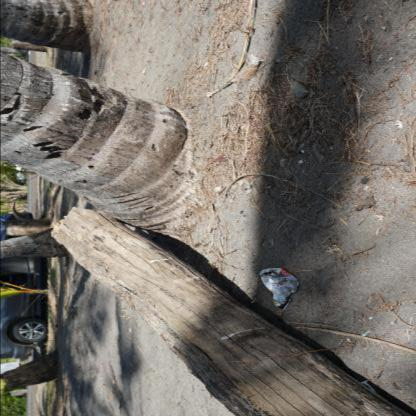
#> input picture Glava3/test/images/000004_JPG_jpg.rf.3900d00301a00b6e42fdd88edb2bdf23.jpg, 416 x 416 px; its folder holds 3 pictures in this run
$ python analyze_taco_script.py --dataset_path test/images   (Python 2 division)
#> lines starting #> are read from the running program, lines starting #| are printed output that depends on the picture
import os
import sys
import yaml
import argparse
import numpy as np
import pandas as pd
import matplotlib
matplotlib.use('Agg')
import matplotlib.pyplot as plt
import matplotlib.patches as patches
import seaborn as sns
from pathlib import Path
from PIL import Image
from collections import defaultdict, Counter

# ─── Настройки отображения ───────────────────────────────────────────────────
plt.rcParams['font.family'] = 'DejaVu Sans'
plt.rcParams['axes.unicode_minus'] = False
COLORS = plt.cm.tab20.colors
OUTPUT_DIR = Path("./output")
OUTPUT_DIR.mkdir(exist_ok=True)

# ─── Вспомогательные функции ─────────────────────────────────────────────────

def load_yaml(yaml_path):
    with open(yaml_path, 'r', encoding='utf-8') as f:
        return yaml.safe_load(f)


def find_images(folder):
    """Найти все изображения в папке."""
    exts = {'.jpg', '.jpeg', '.png', '.bmp', '.webp'}
    return sorted([p for p in Path(folder).rglob('*') if p.suffix.lower() in exts])


def find_labels(folder):
    """Найти все файлы аннотаций (.txt) в папке."""
    return sorted(Path(folder).rglob('*.txt'))


def read_label_file(label_path):
    """
    Читает YOLO-файл аннотаций.
    Формат: class_id  cx  cy  w  h
    Возвращает список (class_id, cx, cy, w, h).
    """
    annotations = []
    if not Path(label_path).exists():
        return annotations
    with open(label_path, 'r') as f:
        for line in f:
            parts = line.strip().split()
            if len(parts) == 5:
                cls = int(parts[0])
                cx, cy, bw, bh = map(float, parts[1:])
                annotations.append((cls, cx, cy, bw, bh))
    return annotations


def collect_all_annotations(dataset_path, splits=('train', 'valid', 'test')):
    """
    Собирает все аннотации по сплитам.
    Возвращает DataFrame: split, image, class_id, cx, cy, bw, bh
    """
#> called with splits = ('train', 'valid', 'test')
    records = []
    image_info = {}  # img_stem -> (split, w, h)

    for split in splits:
        img_dir  = Path(dataset_path) / split / 'images'
        lbl_dir  = Path(dataset_path) / split / 'labels'
        if not img_dir.exists():
            print(f"[WARNING] Папка не найдена: {img_dir}")
            continue

        imgs = find_images(img_dir)
        for img_path in imgs:
            stem = img_path.stem
            try:
                with Image.open(img_path) as im:
#> im is the input picture: PIL image 416x416 RGB; mean R, G, B 118.4, 112.7, 105.7
                    w, h = im.size
#> w = 416; h = 416
            except Exception:
                w, h = 0, 0
            image_info[stem] = (split, w, h)

            lbl_path = lbl_dir / (stem + '.txt')
            anns = read_label_file(lbl_path)
            if not anns:  # изображение без аннотаций
                records.append({'split': split, 'image': stem,
                                'class_id': -1, 'cx': None, 'cy': None,
                                'bw': None, 'bh': None,
                                'img_w': w, 'img_h': h})
            for cls, cx, cy, bw, bh in anns:
                records.append({'split': split, 'image': stem,
                                'class_id': cls, 'cx': cx, 'cy': cy,
                                'bw': bw, 'bh': bh,
                                'img_w': w, 'img_h': h})

    return pd.DataFrame(records), image_info


# ═════════════════════════════════════════════════════════════════════════════
# ШАГ 0 — Структура датасета
# ═════════════════════════════════════════════════════════════════════════════

def step0_dataset_structure(df, image_info, class_names):
    split_counts = df.groupby('split')['image'].nunique()
    ann_counts   = df[df['class_id'] >= 0].groupby('split').size()

    print("\n" + "="*60)
    print("ШАГ 0: Структура датасета")
    print("="*60)
    print(f"Всего уникальных классов : {len(class_names)}")
    print(f"Всего изображений        : {df['image'].nunique()}")
    print(f"Всего аннотаций          : {(df['class_id'] >= 0).sum()}")
    for sp in ('train', 'valid', 'test'):
        n_img = split_counts.get(sp, 0)
        n_ann = ann_counts.get(sp, 0)
        print(f"  {sp:6s}: {n_img:4d} изображений, {n_ann:5d} аннотаций")

    # Диаграмма разбиения
    fig, axes = plt.subplots(1, 2, figsize=(12, 5))
    labels = [sp for sp in ('train', 'valid', 'test') if sp in split_counts.index]
    img_vals = [split_counts.get(sp, 0) for sp in labels]
    ann_vals = [ann_counts.get(sp, 0) for sp in labels]

    axes[0].pie(img_vals, labels=labels, autopct='%1.1f%%',
                colors=['#4C72B0', '#DD8452', '#55A868'], startangle=140)
    axes[0].set_title('Распределение изображений\nпо сплитам', fontsize=13)

    axes[1].bar(labels, ann_vals, color=['#4C72B0', '#DD8452', '#55A868'])
    axes[1].set_title('Количество аннотаций по сплитам', fontsize=13)
    axes[1].set_ylabel('Количество аннотаций')
    for i, v in enumerate(ann_vals):
        axes[1].text(i, v + 20, str(v), ha='center', fontsize=11)

    plt.tight_layout()
    plt.savefig(OUTPUT_DIR / 'fig1_dataset_split.png', dpi=150)
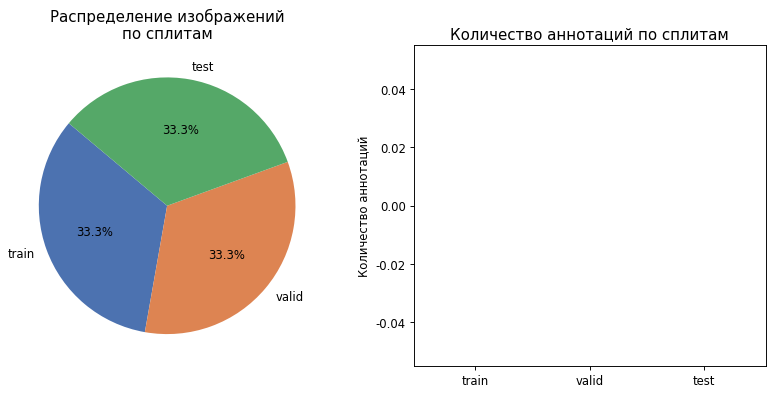
#> figure drawn by matplotlib, 2 panels
    plt.close()
    print("[Сохранено] fig1_dataset_split.png")


# ═════════════════════════════════════════════════════════════════════════════
# ШАГ 1 — Анализ количества и баланса классов
# ═════════════════════════════════════════════════════════════════════════════

def step1_class_balance(df, class_names):
    print("\n" + "="*60)
    print("ШАГ 1: Анализ количества и баланса классов")
    print("="*60)

    ann_df = df[df['class_id'] >= 0].copy()
    class_counts = ann_df['class_id'].value_counts().sort_values(ascending=False)

    # Сводная таблица
    table = pd.DataFrame({
        'Класс': [class_names[i] if i < len(class_names) else f'class_{i}'
                  for i in class_counts.index],
        'ID': class_counts.index,
        'Кол-во объектов': class_counts.values,
        'Доля, %': (class_counts.values / class_counts.sum() * 100).round(2)
    })
    print(table.to_string(index=False))

    # Топ-15 классов (горизонтальный bar chart)
    top_n = min(15, len(class_counts))
    top_ids    = class_counts.index[:top_n]
    top_labels = [class_names[i] if i < len(class_names) else f'class_{i}' for i in top_ids]
    top_vals   = class_counts.values[:top_n]

    fig, ax = plt.subplots(figsize=(10, 7))
    bars = ax.barh(range(top_n), top_vals[::-1],
                   color=plt.cm.RdYlGn(np.linspace(0.2, 0.8, top_n)))
    ax.set_yticks(range(top_n))
    ax.set_yticklabels(top_labels[::-1], fontsize=9)
    ax.set_xlabel('Количество аннотаций', fontsize=11)
    ax.set_title(f'Топ-{top_n} классов по числу аннотаций', fontsize=13)
    for bar, val in zip(bars, top_vals[::-1]):
        ax.text(val + 5, bar.get_y() + bar.get_height()/2,
                str(val), va='center', fontsize=8)
    plt.tight_layout()
    plt.savefig(OUTPUT_DIR / 'fig2_class_balance.png', dpi=150)
    plt.close()
    print("[Сохранено] fig2_class_balance.png")

    # Все классы (полный bar chart)
    fig2, ax2 = plt.subplots(figsize=(16, 6))
    all_labels = [class_names[i] if i < len(class_names) else f'c{i}'
                  for i in class_counts.index]
    ax2.bar(range(len(class_counts)), class_counts.values,
            color='steelblue', edgecolor='none')
    ax2.set_xticks(range(len(class_counts)))
    ax2.set_xticklabels(all_labels, rotation=90, fontsize=7)
    ax2.set_ylabel('Количество аннотаций')
    ax2.set_title('Распределение всех классов по количеству аннотаций', fontsize=13)
    ax2.axhline(class_counts.mean(), color='red', linestyle='--',
                label=f'Среднее: {class_counts.mean():.0f}')
    ax2.legend()
    plt.tight_layout()
    plt.savefig(OUTPUT_DIR / 'fig3_all_classes.png', dpi=150)
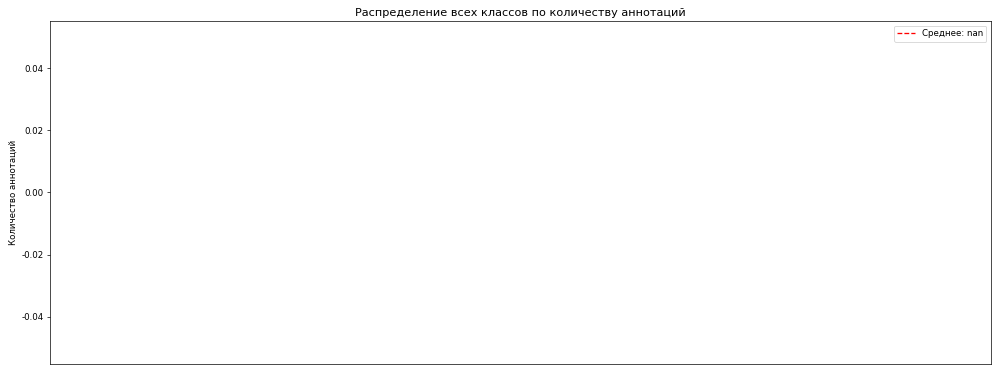
#> figure drawn by matplotlib, 1 panel
    plt.close()
    print("[Сохранено] fig3_all_classes.png")

    return table


# ═════════════════════════════════════════════════════════════════════════════
# ШАГ 2 — Примеры типичных изображений с аннотациями
# ═════════════════════════════════════════════════════════════════════════════

def step2_sample_images(df, dataset_path, class_names, n=9):
#> called with n = 9
    print("\n" + "="*60)
    print("ШАГ 2: Примеры типичных изображений с аннотациями")
    print("="*60)

    # Берём изображения из train с наибольшим числом аннотаций
    ann_df = df[df['class_id'] >= 0].copy()
    train_df = ann_df[ann_df['split'] == 'train']
    top_imgs = train_df.groupby('image').size().nlargest(n).index.tolist()

    fig, axes = plt.subplots(3, 3, figsize=(15, 12))
    axes = axes.flatten()

    found = 0
    for img_stem in top_imgs:
        if found >= n:
            break
        img_rows = df[df['image'] == img_stem]
        split = img_rows['split'].iloc[0]

        # Найти изображение
        img_path = None
        for ext in ['.jpg', '.jpeg', '.png']:
            p = Path(dataset_path) / split / 'images' / (img_stem + ext)
            if p.exists():
                img_path = p
                break
        if img_path is None:
            continue

        try:
            img = Image.open(img_path).convert('RGB')
            iw, ih = img.size
        except Exception:
            continue

        ax = axes[found]
        ax.imshow(img)

        anns = img_rows[img_rows['class_id'] >= 0]
        colors_per_class = {}
        for _, row in anns.iterrows():
            cid = int(row['class_id'])
            if cid not in colors_per_class:
                colors_per_class[cid] = COLORS[cid % len(COLORS)]
            cx, cy, bw, bh = row['cx'], row['cy'], row['bw'], row['bh']
            x1 = (cx - bw/2) * iw
            y1 = (cy - bh/2) * ih
            rect = patches.Rectangle((x1, y1), bw*iw, bh*ih,
                                      linewidth=2, edgecolor=colors_per_class[cid],
                                      facecolor='none')
            ax.add_patch(rect)
            label = class_names[cid] if cid < len(class_names) else f'class_{cid}'
            ax.text(x1, y1 - 3, label[:15], color='white', fontsize=6,
                    bbox=dict(facecolor=colors_per_class[cid], alpha=0.7, pad=1))

        ax.set_title(f'{img_stem[:20]} ({len(anns)} obj.)', fontsize=8)
        ax.axis('off')
        found += 1

    for i in range(found, n):
        axes[i].axis('off')

    plt.suptitle('Примеры типичных изображений датасета TACO с аннотациями',
                 fontsize=14, fontweight='bold')
    plt.tight_layout()
    plt.savefig(OUTPUT_DIR / 'fig4_sample_images.png', dpi=120)
    plt.close()
    print("[Сохранено] fig4_sample_images.png")


# ═════════════════════════════════════════════════════════════════════════════
# ШАГ 3 — Оценка качества изображений
# ═════════════════════════════════════════════════════════════════════════════

def step3_image_quality(df, image_info):
    print("\n" + "="*60)
    print("ШАГ 3: Оценка качества изображений")
    print("="*60)

    widths  = [v[1] for v in image_info.values() if v[1] > 0]
    heights = [v[2] for v in image_info.values() if v[2] > 0]
    aspects = [w/h for w, h in zip(widths, heights) if h > 0]

    print(f"Ширина  — min: {min(widths)}, max: {max(widths)}, median: {int(np.median(widths))}")
    print(f"Высота  — min: {min(heights)}, max: {max(heights)}, median: {int(np.median(heights))}")
    print(f"Соотношение сторон — min: {min(aspects):.2f}, max: {max(aspects):.2f}, median: {np.median(aspects):.2f}")

    below_512 = sum(1 for w, h in zip(widths, heights) if w < 512 or h < 512)
    print(f"Изображений меньше 512×512 пикселей: {below_512} ({below_512/len(widths)*100:.1f}%)")

    fig, axes = plt.subplots(1, 3, figsize=(15, 4))

    axes[0].hist(widths, bins=30, color='steelblue', edgecolor='white')
    axes[0].set_title('Распределение ширины изображений', fontsize=11)
    axes[0].set_xlabel('Ширина, пикселей')
    axes[0].set_ylabel('Количество')

    axes[1].hist(heights, bins=30, color='darkorange', edgecolor='white')
    axes[1].set_title('Распределение высоты изображений', fontsize=11)
    axes[1].set_xlabel('Высота, пикселей')

    axes[2].hist(aspects, bins=30, color='seagreen', edgecolor='white')
    axes[2].set_title('Распределение соотношения сторон (W/H)', fontsize=11)
    axes[2].set_xlabel('Соотношение сторон')

    plt.tight_layout()
    plt.savefig(OUTPUT_DIR / 'fig5_image_quality.png', dpi=150)
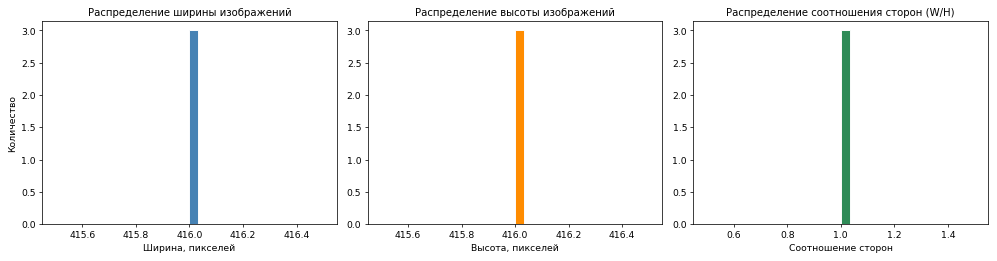
#> figure drawn by matplotlib, 3 panels; panel 1: tallest bar 3 high, from x = 416 to 416; panel 2: tallest bar 3 high, from x = 416 to 416; panel 3: tallest bar 3 high, from x = 1 to 1.03
    plt.close()
    print("[Сохранено] fig5_image_quality.png")

    return widths, heights, aspects


# ═════════════════════════════════════════════════════════════════════════════
# ШАГ 4 — Анализ аннотаций
# ═════════════════════════════════════════════════════════════════════════════

def step4_annotation_analysis(df):
    print("\n" + "="*60)
    print("ШАГ 4: Анализ аннотаций")
    print("="*60)

    ann_df = df[df['class_id'] >= 0].copy()

    # Кол-во объектов на изображении
    objs_per_img = ann_df.groupby('image').size()
    print(f"Аннотаций на изображение — min: {objs_per_img.min()}, "
          f"max: {objs_per_img.max()}, "
          f"mean: {objs_per_img.mean():.2f}, "
          f"median: {objs_per_img.median():.1f}")

    # Размеры bounding box (нормализованные)
    bw_vals = ann_df['bw'].dropna().values
    bh_vals = ann_df['bh'].dropna().values
    area    = bw_vals * bh_vals

    print(f"Нормализованная ширина BB  — mean: {bw_vals.mean():.4f}, median: {np.median(bw_vals):.4f}")
    print(f"Нормализованная высота BB  — mean: {bh_vals.mean():.4f}, median: {np.median(bh_vals):.4f}")
    print(f"Площадь BB (нормализованная) — mean: {area.mean():.5f}, median: {np.median(area):.5f}")

    small_objs = (area < 0.01).sum()
    print(f"Малые объекты (площадь < 1% кадра): {small_objs} ({small_objs/len(area)*100:.1f}%)")

    fig, axes = plt.subplots(1, 3, figsize=(15, 5))

    # Кол-во объектов на изображение
#> (the run stopped early here; a loop or call above may not have finished)
